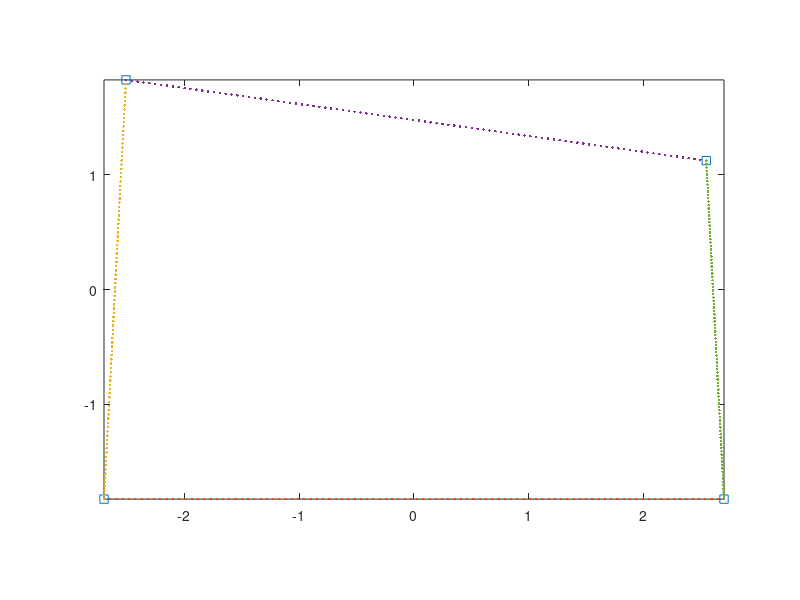

The MATLAB script that drew this image: (Note: this script raises an error after producing the figure.)
clear all
clc

%%
C=[-5.400/2 -sind(87)*3.656/2];
D=[5.400/2 -sind(87)*3.656/2];

A=[cosd(180-87),sind(180-87)]*2.952+D;
B=[cosd(87),sind(87)]*3.656+C;

xx=[A(1),B(1),C(1),D(1)];
yy=[A(2),B(2),C(2),D(2)];

clf
plot(xx,yy,'s-')
hold on
axis image

pAB=polyfit([A(1),B(1)],[A(2),B(2)],1);
pBC=polyfit([C(1),B(1)],[C(2),B(2)],1);
pCD=polyfit([C(1),D(1)],[C(2),D(2)],1);
pDA=polyfit([A(1),D(1)],[A(2),D(2)],1);

%%
F0={@(x) pCD(1).*x+pCD(2), @(x) pBC(1).*x+pBC(2), @(x) pAB(1).*x+pAB(2),@(x) pDA(1).*x+pDA(2)};
xx=[D(1),C(1),B(1),A(1)];
yy=[D(2),C(2),B(2),A(2)];
X0=xx+yy*i;

clf
plot(xx,yy,'s')
hold on
axis image

xx=[xx,xx(1)];
for k1=1:length(X0)
    xs=linspace(xx(k1),xx(k1+1),100);
    ys=F0{k1}(xs);
    plot(xs,ys,'.')
end

%%
N1=50; % Iteration time
N2=50; % Series order
N3=max(N2*8,500); % Number of corresponding points
N4=4; % Number of vertices
Lambda=0.6; % Iteration speed
eff=1e-3; % Efficiency

zC=Initialize(F0,X0);
[C,err]=ConformalSolve(zC,N1,N2,N3,Lambda,eff);

%%
H1=figure;
H1.Position=[10 10 400 400];
H2=axes;
H2.Position=[0,0,1,1];

omegau=C(end:-1:1).';
omegad=[1 0].';

ss=2;
tt=2.5;
W=8;

% color1=[0, 114, 178]/255;
color1=[213, 94, 0]/255;
% color1=[86, 180, 233]/255;

[rho,theta]=meshgrid(linspace(1,ss,4),linspace(0,2*pi,500));
rho=1./rho;
zeta=rho.*exp(i*theta);
z=(polyval(omegau,zeta)./(polyval(omegad,zeta)));

x1=real(z);
y1=imag(z);

[rho,theta]=meshgrid(linspace(1,ss,200),linspace(0,2*pi,13));
rho=1./rho;
zeta=rho.*exp(i*theta);
z=(polyval(omegau,zeta)./(polyval(omegad,zeta)));

x2=real(z);
y2=imag(z);

[rho,theta]=meshgrid(linspace(ss,tt,200),linspace(0,2*pi,13));
rho=1./rho;
zeta=rho.*exp(i*theta);
z=(polyval(omegau,zeta)./(polyval(omegad,zeta)));

x3=real(z);
y3=imag(z);

axis([-1 1 -1 1]*6.7)

h=fill(x1(:,end),y1(:,end),color1);
h.EdgeColor='none';

hold on

h=fill(x1(:,1),y1(:,1),'w');
h.EdgeColor='none';

plot(x1(:,1:end-1),y1(:,1:end-1),'w','LineWidth',W);
plot(x2',y2','w','LineWidth',W);
plot(x3',y3','color',color1,'LineWidth',W);

view([0 0 1])
axis image

axis([-1 1 -1 1]*6.7)

axis off






